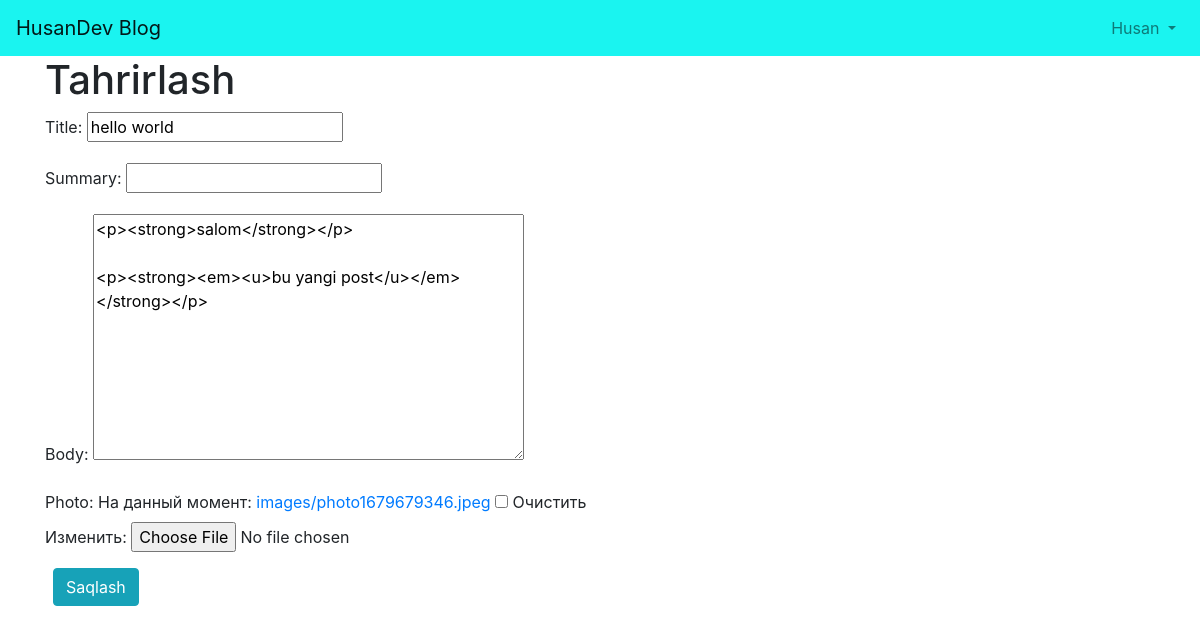
The app's page /articles/5/edit/ (signed in) with its own data.
### accounts/models.py (models this page shows)
class CustomUser(AbstractUser):
    age = models.PositiveIntegerField(null=True, blank=True)

### articles/models.py (models this page shows, shortened)
class Article(models.Model):
    title = models.CharField(max_length=255)
    summary = models.CharField(max_length=200, blank=True)
    body = RichTextField()
    photo = models.ImageField(upload_to='images/', blank=True)
    date = models.DateTimeField(auto_now_add=True)
    author = models.ForeignKey(
        get_user_model(),
        on_delete=models.CASCADE,
    )

### articles/views.py (the view)
# urls.py: path('<int:pk>/edit/', ArticleUpdateView.as_view(), name="article_edit"),
class ArticleUpdateView(LoginRequiredMixin, UserPassesTestMixin, UpdateView):
    model = Article
    fields = ('title','summary', 'body','photo',)
    template_name = 'article_edit.html'
    def test_func(self):
        obj = self.get_object()
        return obj.author == self.request.user

### templates/article_edit.html (shortened to what this page needs)
{% extends 'base.html' %}
{% block content %}
    <h1>Tahrirlash</h1>
    <form method="post" enctype="multipart/form-data">{% csrf_token %}
        {{ form.as_p }}
    <button class="btn btn-info ml-2" type="submit">Saqlash</button>
    </form>
{% endblock content %}

### templates/base.html (shortened to what this page needs)
{% load static %}
<!DOCTYPE html>
<html>
    <head>
            <link rel="stylesheet" href="https://cdn.jsdelivr.net/npm/bootstrap@4.5.3/dist/css/bootstrap.min.css">
    </head>
    <body>
        <nav class="navbar navbar-expand-lg navbar-light" style="background-color: #1af4f0;">
            <a class="navbar-brand" href="{% url 'home' %}">
                HusanDev Blog
            </a>
            <div class="collapse navbar-collapse" id="navbarSupportedContent">
                {% if user.is_authenticated %}
                    <ul class="navbar-nav ml-auto">
                        <li class="nav-item">
                            <a class="nav-link dropdown-toggle" href="#"
                                id="navbarDropdown" role="button" data-toggle="dropdown"
                                aria-haspopup="true" aria-expanded="false">
                                {{ user.username | title }}
                            </a>
                        </li>
                    </ul>
                {% else %}
                    <form class="form-inline ml-auto">
                        <a href="{% url 'login' %}" class="btn btn-outline-light">Kirish</a>
                        <a href="{% url 'signup' %}" class="btn btn-primary ml-2">Ro'yxatdan o'tish</a>
                    </form>
                {% endif %}
            </div>
        </nav>
        <main>
            <div class="container">
                {% block content %}
                {% endblock content %}
            </div>
        </main>
    </body>
</html>

### records on screen
CustomUser: username "Husan"
Article: title "hello world", body "<p><strong>salom</strong></p> <p><strong><em><u>bu yangi post</u></em></strong></p>"
